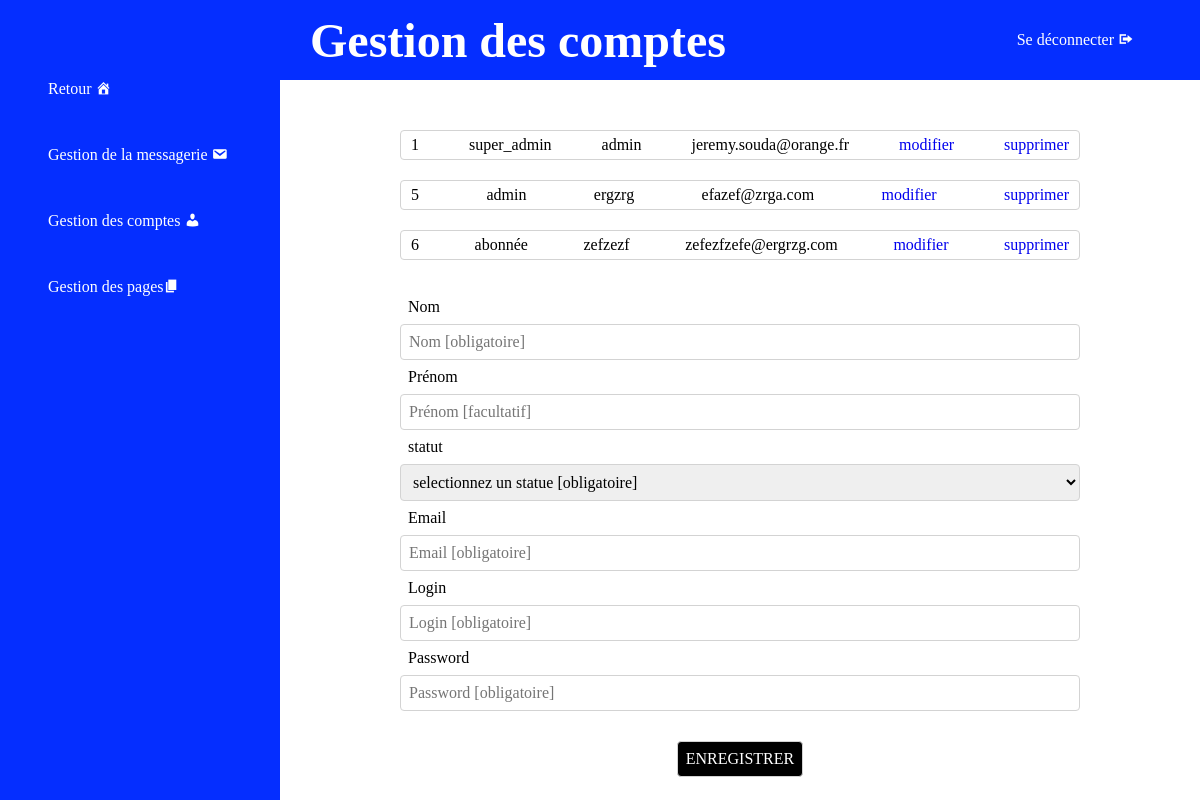
/back/back.php?action=compte (signed in), run on the app's committed database.
### tables this page shows
CREATE TABLE `comptes` (
  `id_compte` int(2) NOT NULL,
  `nom_compte` varchar(50) NOT NULL,
  `prenom_compte` varchar(50) NOT NULL,
  `login_compte` varchar(50) NOT NULL,
  `email_compte` varchar(100) NOT NULL,
  `pass_compte` blob,
  `img_compte` varchar(100) DEFAULT NULL,
  `statut_compte` varchar(15) DEFAULT NULL
);

### back/compte.php (the view, shortened to what this page needs)
<?php
if (isset($_SESSION["id_compte"])) {
$requete = "SELECT * FROM comptes ORDER BY id_compte ASC";
$resultat = mysqli_query($connexion, $requete);
$content = "";
while ($ligne = mysqli_fetch_object($resultat)) {
    $content .= "<details class=\"tab_results\">";
    $content .= "<summary>";
    $content .= "<div>" . $ligne->id_compte . "</div>";
    $content .= "<div>" . $ligne->statut_compte . "</div>";
    $content .= "<div>" . $ligne->login_compte . "</div>";
    $content .= "<div>" . $ligne->email_compte . "</div>";
    $content .="<div><a href=\"back.php?action=compte&cas=recharger_compte&id_compte=" . $ligne->id_compte . "\">modifier</a></div>";
    $content .= "<div><a href=\"back.php?action=compte&cas=avertir_compte&id_compte=" . $ligne->id_compte . "\">supprimer</a></div>";
    $content .= "</summary>";
    $content .="<div>" . $ligne->nom_compte . " " . $ligne->prenom_compte . "</div>";
    $content .= "</details>";
}
} else {
header("Location:../log/login.php");
}
?>

### back/back.php (shortened to what this page needs)
<?php
if (isset($_SESSION["id_compte"])) {
    $connexion = connexion();
    if (isset($_GET["action"])) {
        switch ($_GET["action"]) {
            case "compte":
                include "compte.php";
                break;
        }
    }
} else {
    header("Location:../log/login.php");
}

### css/root.css (style rules this page uses)
:root { --color1: #1dba90; --color2: #d34273; --color3: #3d3d3d; --color4: #fff; --color5: #ff03ea; --color6: #4ff502; --color7: #052eff; --color8: #04166c; --padding_h: 15%; --padding_v: 40px; --header_h: 80px; }
* { padding: 0; margin: 0; box-sizing: border-box; outline: none; }

### css/back.css (style rules this page uses)
a { text-decoration: none; }
li { list-style-type: none; }
.p-2 { padding: 2rem; }
.p-t3 { padding-top: 3rem; }
.pad-1 { padding: 1rem; }
.txt-4 { color: var(--color4); }
h1 { font-size: 3rem; }
.bg-col-7 { background-color: var(--color7); }
.anim { transition: all 500ms ease-in-out; }
.flex { display: flex; }
.column { flex-direction: column; }
.gap-3 { gap: 3rem; }
.w100 { width: 100%; }
.rounded10 { border-radius: 10px; }
#gauche { position: fixed; top: 0; left: 0; width: 280px; height: 100vh; }
#titre { position: fixed; top: 0; left: 280px; width: calc(100% - 280px); height: 80px; display: flex; align-items: center; padding-inline: 30px; z-index: 10; }
#logout { position: absolute; right: 50px; top: 50%; transform: translate(0, -50%); z-index: auto; }
#droite { position: absolute; top: 80px; left: 280px; width: calc(100% - 280px); min-height: calc(100vh - 80px); padding: 30px 10%; z-index: 1; overflow-y: auto; }
#droite details summary { display: flex; }
.tab_results { border: 1px solid #d3d3d3; border-radius: 4px; width: 100%; margin-bottom: 5px; margin-top: 20px; }
.tab_results summary { display: flex; justify-content: space-between; align-items: center; padding: 5px 10px; }
#droite > form { margin-top: 30px; width: 100%; }
#droite > form label, #droite > form input, #droite > form textarea, #droite > form select { width: 100%; display: block; padding: 8px; font-size: inherit; font-family: inherit; }
#droite > form input, #droite > form select { border: 1px solid #d3d3d3; border-radius: 4px; }
#droite > form input[type="submit"] { background-color: #000; color: #fff; border-radius: 4px; width: auto; margin: 30px auto; }

### css/editor.css (style rules this page uses)
:root { --primary-editor: #a0a0a0; --primary-editor-dark: #868686; --blue: #1c20ed; --white-editor: #f3f3f3; --white-editor-true: #fff; --black-editor: #232323; --overlay: rgba(0, 0, 0, 0.6); }

### data on the page
comptes: id_compte "1", statut_compte "super_admin", login_compte "admin", email_compte "jeremy.souda@orange.fr"
comptes: id_compte "5", statut_compte "admin", login_compte "ergzrg", email_compte "efazef@zrga.com"
comptes: id_compte "6", statut_compte "abonnée", login_compte "zefzezf", email_compte "zefezfzefe@ergrzg.com"
